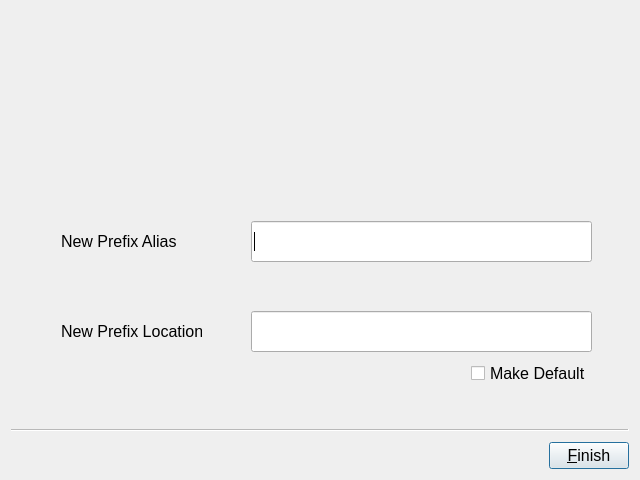
<?xml version="1.0" encoding="UTF-8"?>
<ui version="4.0">
 <class>Wizard</class>
 <widget class="QWizard" name="Wizard">
  <property name="geometry">
   <rect>
    <x>0</x>
    <y>0</y>
    <width>640</width>
    <height>480</height>
   </rect>
  </property>
  <property name="font">
   <font>
    <pointsize>12</pointsize>
   </font>
  </property>
  <property name="windowTitle">
   <string>Wizard</string>
  </property>
  <property name="options">
   <set>QWizard::HelpButtonOnRight|QWizard::NoBackButtonOnStartPage|QWizard::NoCancelButton</set>
  </property>
  <widget class="QWizardPage" name="wizardPage1">
   <widget class="QLabel" name="label">
    <property name="geometry">
     <rect>
      <x>50</x>
      <y>210</y>
      <width>141</width>
      <height>41</height>
     </rect>
    </property>
    <property name="font">
     <font>
      <pointsize>12</pointsize>
     </font>
    </property>
    <property name="text">
     <string>New Prefix Alias</string>
    </property>
   </widget>
   <widget class="QLineEdit" name="lineEdit">
    <property name="geometry">
     <rect>
      <x>240</x>
      <y>210</y>
      <width>341</width>
      <height>41</height>
     </rect>
    </property>
   </widget>
   <widget class="QLabel" name="label_3">
    <property name="geometry">
     <rect>
      <x>-10</x>
      <y>-20</y>
      <width>661</width>
      <height>191</height>
     </rect>
    </property>
    <property name="text">
     <string/>
    </property>
    <property name="pixmap">
     <pixmap resource="../myicons.qrc">:/noprefix/images/pybombs_logo.png</pixmap>
    </property>
   </widget>
   <widget class="QLineEdit" name="lineEdit_2">
    <property name="geometry">
     <rect>
      <x>240</x>
      <y>300</y>
      <width>341</width>
      <height>41</height>
     </rect>
    </property>
    <property name="text">
     <string/>
    </property>
   </widget>
   <widget class="QLabel" name="label_2">
    <property name="geometry">
     <rect>
      <x>50</x>
      <y>300</y>
      <width>141</width>
      <height>41</height>
     </rect>
    </property>
    <property name="font">
     <font>
      <pointsize>12</pointsize>
     </font>
    </property>
    <property name="text">
     <string>New Prefix Location</string>
    </property>
   </widget>
   <widget class="QCheckBox" name="checkBox">
    <property name="geometry">
     <rect>
      <x>460</x>
      <y>350</y>
      <width>131</width>
      <height>25</height>
     </rect>
    </property>
    <property name="text">
     <string>Make Default</string>
    </property>
   </widget>
  </widget>
 </widget>
 <resources>
  <include location="../myicons.qrc"/>
 </resources>
 <connections/>
</ui>
